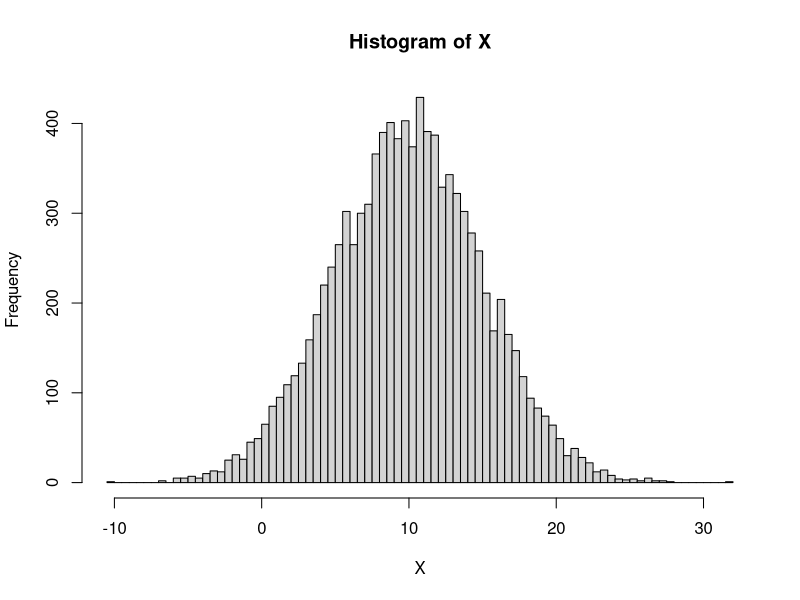
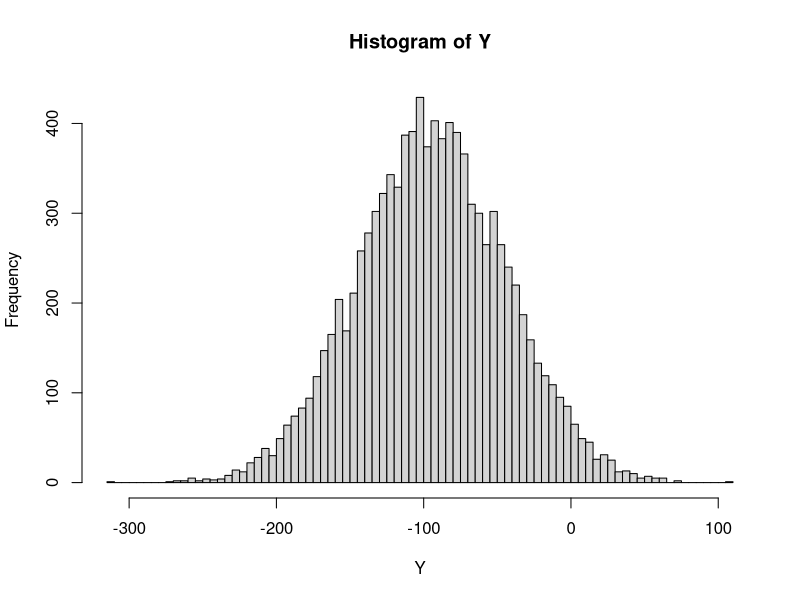

The R script that drew these images, in order:
## Transformation
# x Temp in Celcius, y in Fahrenheit
# y = 1.8 * x + 32
# Mittelwert ist linear
MW_X = 10
a = 1.8
b = 32
MW_y = a * MW_X + b #50

SD_X = 5
SD_Y = abs(a) * SD_X #9

# Simulationsstudie
set.seed(42) 
X = rnorm(10000,10,5)
mean(X) # 9.94
sd(X)   # 5.03
hist(X,100)

Y = -10*X + 5 #Gilt fuer alle Datenpunkte 
hist(Y, 100)
mean(Y) # 49.89
sd(Y)   #  9.05
sd(X) * 10
